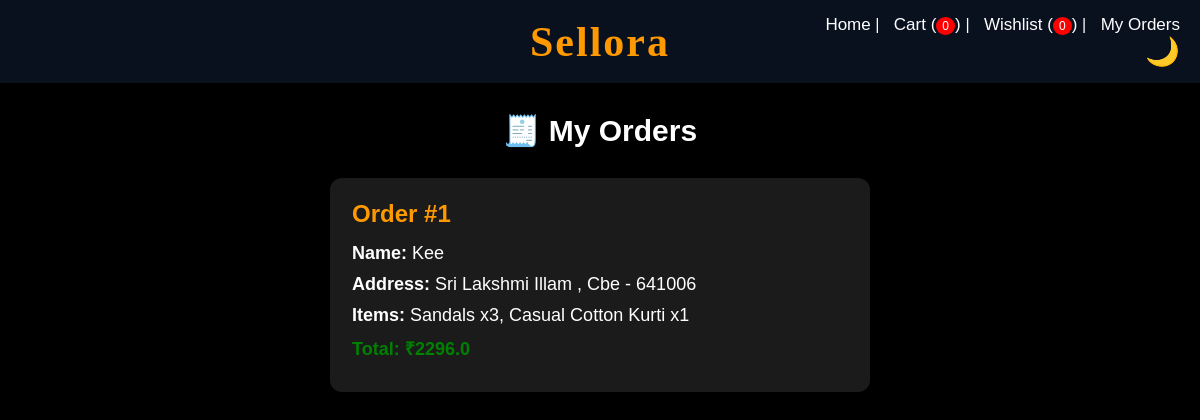
The page /my-orders/ (signed in) on the database its author committed.
### store/models.py (models this page shows, shortened)
class Order(models.Model):
    user = models.ForeignKey(User, on_delete=models.CASCADE, null=True, blank=True)
    order_id = models.CharField(max_length=20, unique=True, blank=True)
    status = models.CharField(max_length=20, default="Processing")
    created_at = models.DateTimeField(auto_now_add=True)
    name = models.CharField(max_length=100)
    address = models.TextField()
    items = models.TextField()
    total = models.FloatField()

### store/views.py (the view)
# urls.py: path('my-orders/', views.my_orders),
def my_orders(request):
    if request.user.is_authenticated:
        orders = Order.objects.filter(
            user=request.user
        ).order_by('-created_at')
    else:
        orders = []
    return render(request, 'store/my_orders.html', {
        'orders': orders
    })

### store/templates/store/my_orders.html (shortened to what this page needs)
<!DOCTYPE html>
<html>
<head>
</head>
<body>
<div class="navbar">
    <div class="nav-center">
        <div class="logo">
            Sellora
        </div>
    </div>
    <div class="nav-right">
        <a href="/">Home</a>
        | <a href="/cart">
            Cart (<span id="cart-count">0</span>)
          </a>
        | <a href="/wishlist">
            Wishlist (<span id="wishlist-count">0</span>)
          </a>
        | <a href="/my-orders">
            My Orders
          </a>
        <span class="toggle" onclick="toggleMode()">🌙</span>
    </div>
</div>
<div class="title">
    🧾 My Orders
</div>
<div class="orders-container">
{% for order in orders %}
    <div class="order-box">
        <div class="order-header">
            Order #{{ forloop.counter }}
        </div>
        <p>
            <b>Name:</b>
            {{ order.name }}
        </p>
        <p>
            <b>Address:</b>
            {{ order.address }}
        </p>
        <p>
            <b>Items:</b>
            {{ order.items }}
        </p>
        <p class="total">
            Total: ₹{{ order.total }}
        </p>
    </div>
{% empty %}
    <div class="empty">
        No orders yet 🛒
    </div>
{% endfor %}
</div>
</body>
</html>

### store/templates/store/my_orders.html (style rules this page uses)
body { margin:0; font-family:Arial; background:black; color:white; transition:0.3s; }
.navbar { background:#09111f; color:white; padding:15px 20px; display:flex; align-items:center; }
.nav-center { width:34%; text-align:center; }
.logo { font-size:42px; font-family:Georgia, serif; font-weight:bold; color:#ff9900; letter-spacing:2px; }
.nav-right { width:33%; text-align:right; }
.nav-right a { color:white; margin-left:10px; text-decoration:none; font-size:17px; }
.toggle { cursor:pointer; margin-left:10px; font-size:28px; }
#cart-count, #wishlist-count { background:red; color:white; padding:2px 6px; border-radius:50%; font-size:12px; }
.title { text-align:center; margin-top:30px; font-size:30px; font-weight:bold; }
.orders-container { width:45%; margin:30px auto; }
.order-box { background:#1b1b1b; color:white; padding:22px; border-radius:12px; margin-bottom:20px; }
.order-header { font-size:24px; font-weight:bold; color:#ff9900; margin-bottom:15px; }
.order-box p { margin:10px 0; font-size:18px; }
.total { color:green; font-size:24px; font-weight:bold; margin-top:15px; }

### rows shown on the page
Order: name "Kee", address "Sri Lakshmi Illam , Cbe - 641006", items "Sandals x3, Casual Cotton Kurti x1", total "2296.0"
